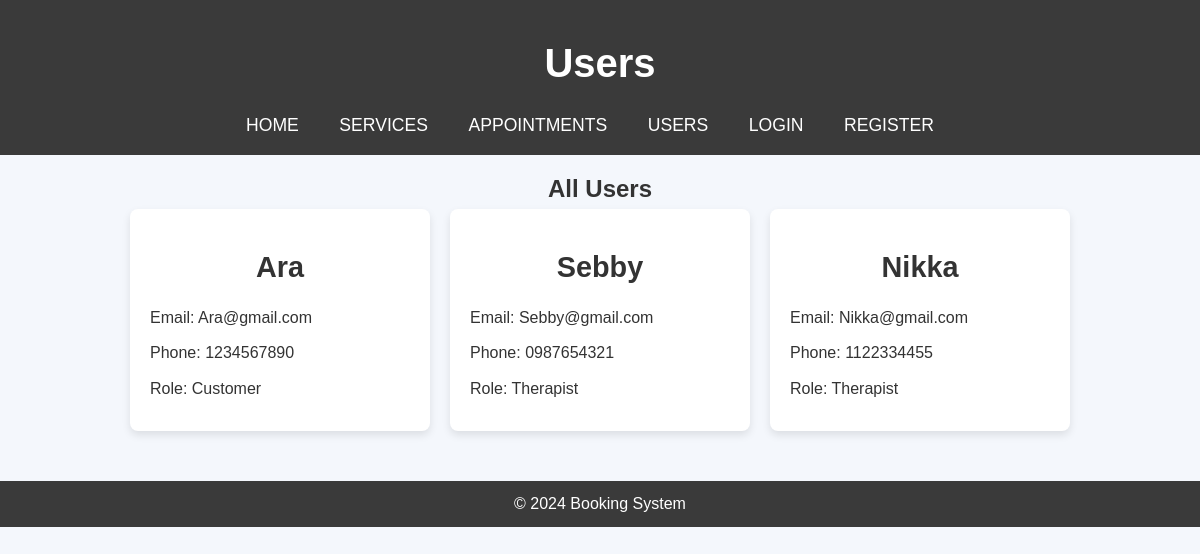
The page /users.php on the database its author committed.
### tables this page shows
CREATE TABLE users (
    user_id INT AUTO_INCREMENT PRIMARY KEY, 
    full_name VARCHAR(100) NOT NULL,
    email VARCHAR(100) UNIQUE NOT NULL, 
    phone_number VARCHAR(15),
    password VARCHAR(255) NOT NULL,
    role ENUM('customer', 'therapist', 'admin') NOT NULL, 
    created_at TIMESTAMP DEFAULT CURRENT_TIMESTAMP,
    updated_at TIMESTAMP DEFAULT CURRENT_TIMESTAMP ON UPDATE CURRENT_TIMESTAMP
);

### users.php (the view, shortened to what this page needs)
<?php
include 'config.php';
$query = "SELECT * FROM users";
$result = $conn->query($query);
?>
<!DOCTYPE html>
<html lang="en">
<head>
    <link rel="stylesheet" href="styles.css">
</head>
<body>
<header>
    <h1>Users</h1>
    <nav>
        <ul>
            <li><a href="index.php">Home</a></li>
            <li><a href="services.php">Services</a></li>
            <li><a href="appointments.php">Appointments</a></li>
            <li><a href="users.php">Users</a></li>
            <?php if (!isset($_SESSION['user_id'])): ?>
                <li><a href="login.php">Login</a></li>
                <li><a href="register.php">Register</a></li>
            <?php else: ?>
                <li><a href="logout.php">Logout</a></li>
            <?php endif; ?>
        </ul>
    </nav>
</header>
<main>
    <h2>All Users</h2>
    <?php if ($result->num_rows > 0): ?>
        <div class="user-list">
            <?php while ($row = $result->fetch_assoc()): ?>
                <div class="user-card">
                    <h3><?php echo $row['full_name']; ?></h3>
                    <p>Email: <?php echo $row['email']; ?></p>
                    <p>Phone: <?php echo $row['phone_number']; ?></p>
                    <p>Role: <?php echo ucfirst($row['role']); ?></p>
                </div>
            <?php endwhile; ?>
        </div>
    <?php else: ?>
        <p>No users found.</p>
    <?php endif; ?>
</main>
<footer>
    <p>&copy; 2024 Booking System</p>
</footer>
</body>
</html>

### styles.css (style rules this page uses)
* { margin: 0; padding: 0; box-sizing: border-box; font-family: 'Arial', sans-serif; }
body { background-color: #f4f7fc; color: #333; line-height: 1.6; }
a { text-decoration: none; color: inherit; }
h1, h2, h3 { font-family: 'Helvetica', sans-serif; text-align: center; margin-top: 15px; }
header { background-color: #3a3a3a; color: white; padding: 1rem 2rem; text-align: center; }
header h1 { font-size: 2.5rem; margin-bottom: 10px; }
nav ul { list-style-type: none; margin-top: 1rem; }
nav ul li { display: inline; margin-right: 20px; }
nav ul li a { font-size: 1.1rem; color: white; text-transform: uppercase; padding: 0.5rem; transition: background-color 0.3s ease; }
footer { background-color: #3a3a3a; color: white; text-align: center; padding: 10px 0; margin-top: 50px; }
footer p { font-size: 1rem; }
.user-list { display: flex; flex-wrap: wrap; justify-content: center; gap: 20px; }
.user-card { background-color: white; border-radius: 8px; box-shadow: 0 4px 8px rgba(0, 0, 0, 0.1); width: 300px; padding: 20px; text-align: left; transition: transform 0.3s ease, box-shadow 0.3s ease; }
.user-card h3 { font-size: 1.8rem; color: #333; margin-bottom: 15px; }
.user-card p { font-size: 1rem; margin-bottom: 10px; }

### rows shown on the page
users: full_name "Ara", email "Ara@gmail.com", phone_number "1234567890", role "Customer"
users: full_name "Sebby", email "Sebby@gmail.com", phone_number "0987654321", role "Therapist"
users: full_name "Nikka", email "Nikka@gmail.com", phone_number "1122334455", role "Therapist"
